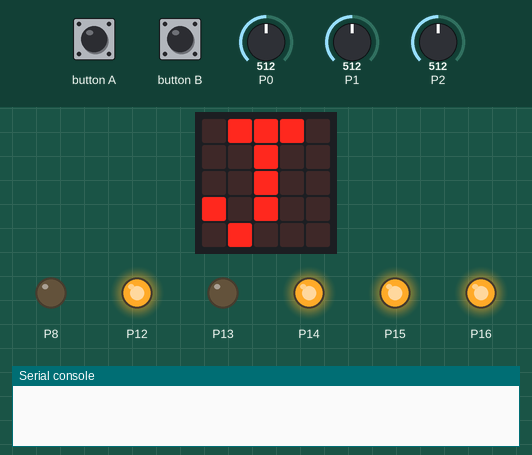
Simulated run of this program. Board: BBC micro:bit (MakeCode). On the bench: the board's 5×5 LED display, output pins drawn as LEDs (lit = HIGH), the last lines printed to the serial console. The test bench sets the inputs (shaded band); at power-on: P0 = 512, P1 = 512, P2 = 512 (analog values on the 0–1023 scale).

Above: at 1.6 s.
1.7 s: button A pressed for 0.15 s
At 2.9 s:
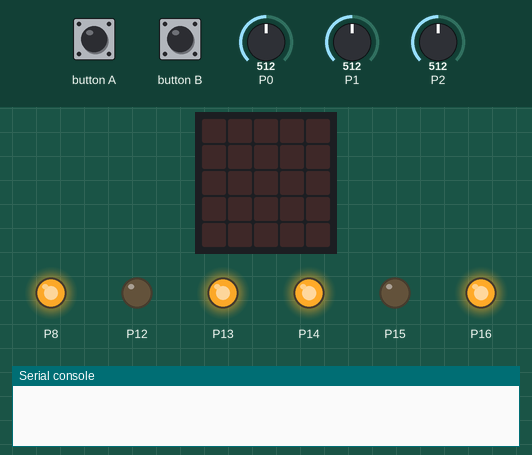
3.3 s: button B pressed for 0.15 s
At 4.9 s:
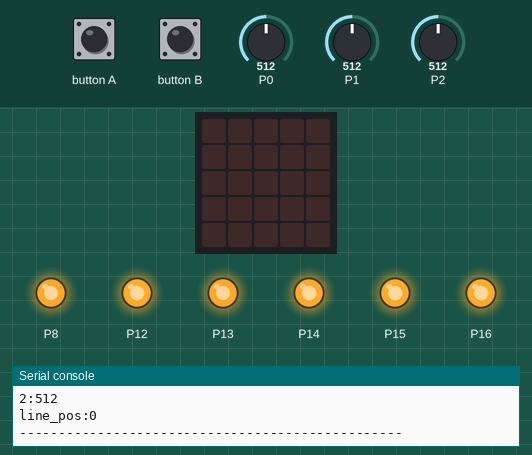
Timing chart, 0 to 6.4 s (numbered marks = the images above; inputs shaded):
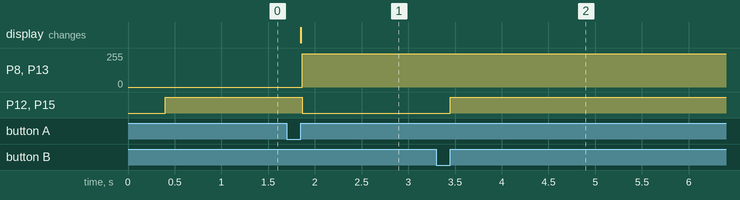

The program:

main.ts
```typescript
input.onButtonPressed(Button.A, function () {
    basic.clearScreen()
    pattern = 10
})
function モニタ () {
    serial.writeValue("0", pins.analogReadPin(AnalogPin.P0))
    serial.writeValue("1", pins.analogReadPin(AnalogPin.P1))
    serial.writeValue("2", pins.analogReadPin(AnalogPin.P2))
    serial.writeValue("line_pos", ライン位置())
    serial.writeLine("-------------------------------------------------")
}
function ライン位置 () {
    kp = 20
    kd = 20
    差分 = pins.analogReadPin(AnalogPin.P1) - pins.analogReadPin(AnalogPin.P2)
    微分 = 差分 - 前差分
    制御量 = 差分 * kp + 微分 * kd
    前差分 = 差分
    return 制御量
}
function 走る (スピード: number, 回転速度: number) {
    左スピード = スピード - 回転速度
    右スピード = スピード + 回転速度
    左モーター(左スピード)
    右モーター(右スピード)
}
input.onButtonPressed(Button.B, function () {
    basic.clearScreen()
    右モーター(0)
    左モーター(0)
    pattern = 20
})
function 左モーター (スピード: number) {
    左スピード = スピード
    if (左スピード >= 0) {
        pins.digitalWritePin(DigitalPin.P12, 0)
        pins.digitalWritePin(DigitalPin.P16, 1)
    } else {
        pins.digitalWritePin(DigitalPin.P12, 1)
        pins.digitalWritePin(DigitalPin.P16, 0)
    }
    // 正転のリミット
    if (左スピード > 1023) {
        左スピード = 1023
    }
    // 逆転のリミット
    if (左スピード < -1023) {
        左スピード = -1023
    }
    // ブレーキ
    if (左スピード == 0) {
        pins.digitalWritePin(DigitalPin.P12, 1)
        pins.digitalWritePin(DigitalPin.P16, 1)
    } else {
        pins.analogWritePin(AnalogPin.P8, Math.abs(左スピード))
    }
}
function 右モーター (スピード: number) {
    右スピード = スピード
    if (右スピード >= 0) {
        pins.digitalWritePin(DigitalPin.P15, 0)
        pins.digitalWritePin(DigitalPin.P14, 1)
    } else {
        pins.digitalWritePin(DigitalPin.P15, 1)
        pins.digitalWritePin(DigitalPin.P14, 0)
    }
    // 正転のリミット
    if (右スピード > 1024) {
        右スピード = 1023
    }
    // 逆転のリミット
    if (右スピード < -1023) {
        右スピード = -1023
    }
    // ブレーキ
    if (右スピード == 0) {
        pins.digitalWritePin(DigitalPin.P14, 1)
        pins.digitalWritePin(DigitalPin.P15, 1)
    } else {
        pins.analogWritePin(AnalogPin.P13, Math.abs(右スピード))
    }
}
function 右手 () {
    if (pins.analogReadPin(AnalogPin.P0) < 500) {
        basic.pause(10)
        if (pins.analogReadPin(AnalogPin.P0) < 500) {
            state = "on"
        }
    }
    if (pins.analogReadPin(AnalogPin.P0) > 600 && state == "on") {
        右手回数 += 1
        state = "off"
    }
    return 右手回数
}
let state = ""
let 右スピード = 0
let 左スピード = 0
let 制御量 = 0
let 前差分 = 0
let 微分 = 0
let 差分 = 0
let kd = 0
let kp = 0
let 右手回数 = 0
let pattern = 0
basic.showLeds(`
    . # # # .
    . . # . .
    . . # . .
    # . # . .
    . # . . .
    `)
右モーター(0)
左モーター(0)
pattern = 0
右手回数 = 0
basic.forever(function () {
    if (pattern == 10) {
        if (右手回数 == 3) {
            pattern = 100
        }
        右手()
        走る(1000, ライン位置())
    }
    if (pattern == 20) {
        serial.writeValue("n", 右手())
        モニタ()
        basic.pause(500)
    }
    if (pattern == 30) {
        serial.writeValue("n", 右手())
    }
    if (pattern == 100) {
        右モーター(0)
        左モーター(0)
    }
})
```

test.ts
```typescript
// テストはここに来ます。このパッケージが拡張機能として使用されるときにはコンパイルされません。
```

Measured:
- after the input at 1.7 s, P8, P13: 0/255 → 249/255 after 0.16 s; P12, P15: HIGH → LOW after 0.16 s; the display: changes after 0.15 s (image 1)
- after the input at 3.3 s, P12, P15: LOW → HIGH after 0.15 s
